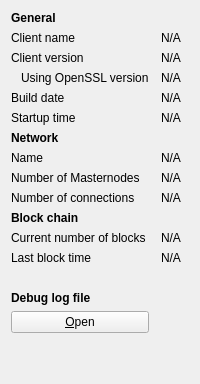
     <widget class="QWidget" name="tab_info">
      <attribute name="title">
       <string>&amp;Information</string>
      </attribute>
      <layout class="QGridLayout" name="gridLayout" columnstretch="0,1">
       <property name="horizontalSpacing">
        <number>12</number>
       </property>
       <item row="0" column="0">
        <widget class="QLabel" name="label_9">
         <property name="font">
          <font>
           <weight>75</weight>
           <bold>true</bold>
          </font>
         </property>
         <property name="text">
          <string>General</string>
         </property>
        </widget>
       </item>
       <item row="1" column="0">
        <widget class="QLabel" name="label_5">
         <property name="text">
          <string>Client name</string>
         </property>
        </widget>
       </item>
       <item row="1" column="1">
        <widget class="QLabel" name="clientName">
         <property name="cursor">
          <cursorShape>IBeamCursor</cursorShape>
         </property>
         <property name="text">
          <string>N/A</string>
         </property>
         <property name="textFormat">
          <enum>Qt::PlainText</enum>
         </property>
         <property name="textInteractionFlags">
          <set>Qt::LinksAccessibleByMouse|Qt::TextSelectableByKeyboard|Qt::TextSelectableByMouse</set>
         </property>
        </widget>
       </item>
       <item row="2" column="0">
        <widget class="QLabel" name="label_6">
         <property name="text">
          <string>Client version</string>
         </property>
        </widget>
       </item>
       <item row="2" column="1">
        <widget class="QLabel" name="clientVersion">
         <property name="cursor">
          <cursorShape>IBeamCursor</cursorShape>
         </property>
         <property name="text">
          <string>N/A</string>
         </property>
         <property name="textFormat">
          <enum>Qt::PlainText</enum>
         </property>
         <property name="textInteractionFlags">
          <set>Qt::LinksAccessibleByMouse|Qt::TextSelectableByKeyboard|Qt::TextSelectableByMouse</set>
         </property>
        </widget>
       </item>
       <item row="3" column="0">
        <widget class="QLabel" name="label_14">
         <property name="text">
          <string>Using OpenSSL version</string>
         </property>
         <property name="indent">
          <number>10</number>
         </property>
        </widget>
       </item>
       <item row="3" column="1">
        <widget class="QLabel" name="openSSLVersion">
         <property name="cursor">
          <cursorShape>IBeamCursor</cursorShape>
         </property>
         <property name="text">
          <string>N/A</string>
         </property>
         <property name="textFormat">
          <enum>Qt::PlainText</enum>
         </property>
         <property name="textInteractionFlags">
          <set>Qt::LinksAccessibleByMouse|Qt::TextSelectableByKeyboard|Qt::TextSelectableByMouse</set>
         </property>
        </widget>
       </item>
       <item row="4" column="0">
        <widget class="QLabel" name="label_12">
         <property name="text">
          <string>Build date</string>
         </property>
        </widget>
       </item>
       <item row="4" column="1">
        <widget class="QLabel" name="buildDate">
         <property name="cursor">
          <cursorShape>IBeamCursor</cursorShape>
         </property>
         <property name="text">
          <string>N/A</string>
         </property>
         <property name="textFormat">
          <enum>Qt::PlainText</enum>
         </property>
         <property name="textInteractionFlags">
          <set>Qt::LinksAccessibleByMouse|Qt::TextSelectableByKeyboard|Qt::TextSelectableByMouse</set>
         </property>
        </widget>
       </item>
       <item row="5" column="0">
        <widget class="QLabel" name="label_13">
         <property name="text">
          <string>Startup time</string>
         </property>
        </widget>
       </item>
       <item row="5" column="1">
        <widget class="QLabel" name="startupTime">
         <property name="cursor">
          <cursorShape>IBeamCursor</cursorShape>
         </property>
         <property name="text">
          <string>N/A</string>
         </property>
         <property name="textFormat">
          <enum>Qt::PlainText</enum>
         </property>
         <property name="textInteractionFlags">
          <set>Qt::LinksAccessibleByMouse|Qt::TextSelectableByKeyboard|Qt::TextSelectableByMouse</set>
         </property>
        </widget>
       </item>
       <item row="6" column="0">
        <widget class="QLabel" name="label_11">
         <property name="font">
          <font>
           <weight>75</weight>
           <bold>true</bold>
          </font>
         </property>
         <property name="text">
          <string>Network</string>
         </property>
        </widget>
       </item>
       <item row="7" column="0">
        <widget class="QLabel" name="label_8">
         <property name="text">
          <string>Name</string>
         </property>
        </widget>
       </item>
       <item row="7" column="1">
        <widget class="QLabel" name="networkName">
         <property name="cursor">
          <cursorShape>IBeamCursor</cursorShape>
         </property>
         <property name="text">
          <string>N/A</string>
         </property>
         <property name="textFormat">
          <enum>Qt::PlainText</enum>
         </property>
         <property name="textInteractionFlags">
          <set>Qt::LinksAccessibleByMouse|Qt::TextSelectableByKeyboard|Qt::TextSelectableByMouse</set>
         </property>
        </widget>
       </item>
       <item row="8" column="0">
        <widget class="QLabel" name="masternodeCountLabel">
         <property name="text">
          <string>Number of Masternodes</string>
         </property>
        </widget>
       </item>
       <item row="8" column="1">
        <widget class="QLabel" name="masternodeCount">
         <property name="text">
          <string>N/A</string>
         </property>
        </widget>
       </item>
       <item row="9" column="0">
        <widget class="QLabel" name="label_7">
         <property name="text">
          <string>Number of connections</string>
         </property>
        </widget>
       </item>
       <item row="9" column="1">
        <widget class="QLabel" name="numberOfConnections">
         <property name="cursor">
          <cursorShape>IBeamCursor</cursorShape>
         </property>
         <property name="text">
          <string>N/A</string>
         </property>
         <property name="textFormat">
          <enum>Qt::PlainText</enum>
         </property>
         <property name="textInteractionFlags">
          <set>Qt::LinksAccessibleByMouse|Qt::TextSelectableByKeyboard|Qt::TextSelectableByMouse</set>
         </property>
        </widget>
       </item>
       <item row="10" column="0">
        <widget class="QLabel" name="label_10">
         <property name="font">
          <font>
           <weight>75</weight>
           <bold>true</bold>
          </font>
         </property>
         <property name="text">
          <string>Block chain</string>
         </property>
        </widget>
       </item>
       <item row="11" column="0">
        <widget class="QLabel" name="label_3">
         <property name="text">
          <string>Current number of blocks</string>
         </property>
        </widget>
       </item>
       <item row="11" column="1">
        <widget class="QLabel" name="numberOfBlocks">
         <property name="cursor">
          <cursorShape>IBeamCursor</cursorShape>
         </property>
         <property name="text">
          <string>N/A</string>
         </property>
         <property name="textFormat">
          <enum>Qt::PlainText</enum>
         </property>
         <property name="textInteractionFlags">
          <set>Qt::LinksAccessibleByMouse|Qt::TextSelectableByKeyboard|Qt::TextSelectableByMouse</set>
         </property>
        </widget>
       </item>
       <item row="12" column="0">
        <widget class="QLabel" name="label_2">
         <property name="text">
          <string>Last block time</string>
         </property>
        </widget>
       </item>
       <item row="12" column="1">
        <widget class="QLabel" name="lastBlockTime">
         <property name="cursor">
          <cursorShape>IBeamCursor</cursorShape>
         </property>
         <property name="text">
          <string>N/A</string>
         </property>
         <property name="textFormat">
          <enum>Qt::PlainText</enum>
         </property>
         <property name="textInteractionFlags">
          <set>Qt::LinksAccessibleByMouse|Qt::TextSelectableByKeyboard|Qt::TextSelectableByMouse</set>
         </property>
        </widget>
       </item>
       <item row="13" column="0">
        <spacer name="verticalSpacer_2">
         <property name="orientation">
          <enum>Qt::Vertical</enum>
         </property>
         <property name="sizeHint" stdset="0">
          <size>
           <width>20</width>
           <height>20</height>
          </size>
         </property>
        </spacer>
       </item>
       <item row="14" column="0">
        <widget class="QLabel" name="labelDebugLogfile">
         <property name="font">
          <font>
           <weight>75</weight>
           <bold>true</bold>
          </font>
         </property>
         <property name="text">
          <string>Debug log file</string>
         </property>
        </widget>
       </item>
       <item row="15" column="0">
        <widget class="QPushButton" name="openDebugLogfileButton">
         <property name="toolTip">
          <string>Open the Catcoin debug log file from the current data directory. This can take a few seconds for large log files.</string>
         </property>
         <property name="text">
          <string>&amp;Open</string>
         </property>
         <property name="autoDefault">
          <bool>false</bool>
         </property>
        </widget>
       </item>
       <item row="16" column="0">
        <spacer name="verticalSpacer">
         <property name="orientation">
          <enum>Qt::Vertical</enum>
         </property>
         <property name="sizeHint" stdset="0">
          <size>
           <width>20</width>
           <height>40</height>
          </size>
         </property>
        </spacer>
       </item>
      </layout>
     </widget>
